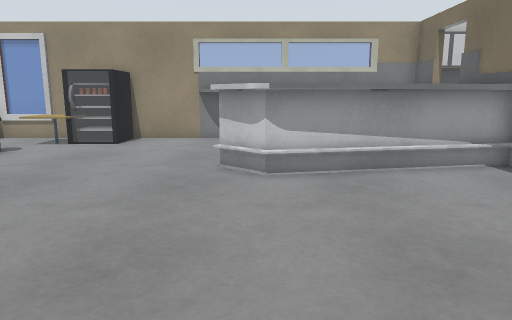
view 1 (above)

16 first-person views from a walk through a Gazebo world. The camera is 1 m above the floor, tilts 10° down and sees 70° across. The floor is counted in squares, 0.5 m on a side. Each view is taken from the middle of a square. On the plan, view 1 faces up. The plan holds only what a view shows up to about 19 squares ahead; the rest is blank. The place goes on beyond the plan. Some surface patterns are stand-ins.

view 2
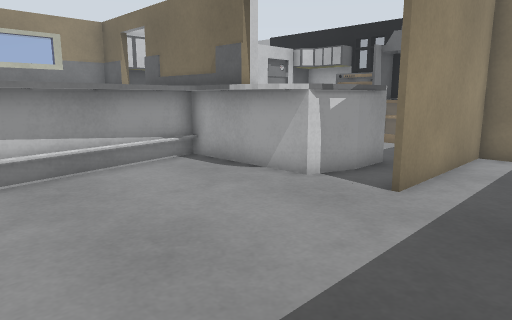

view 3
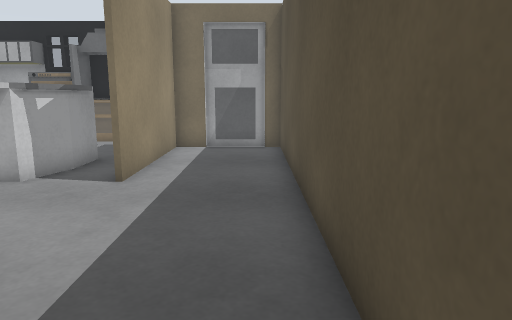

view 4
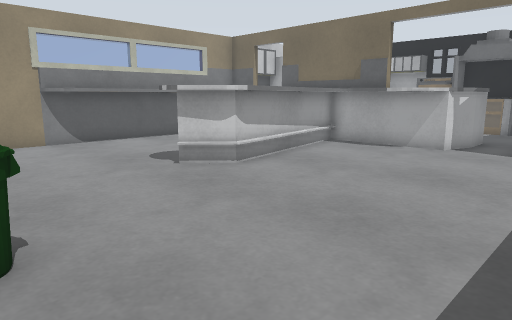

view 5
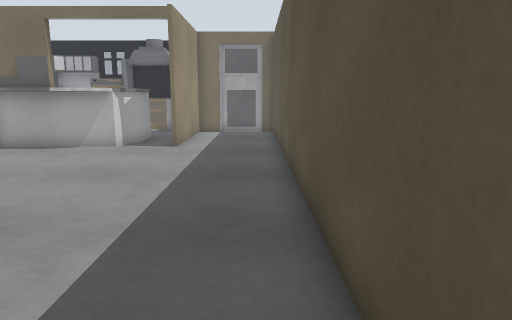

view 6
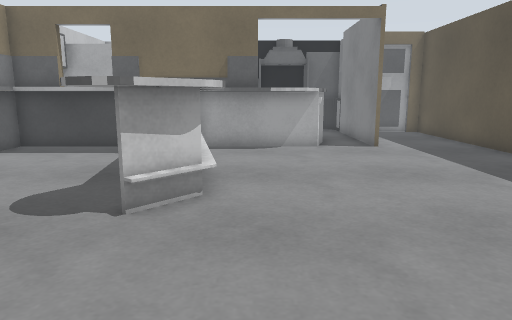

view 7
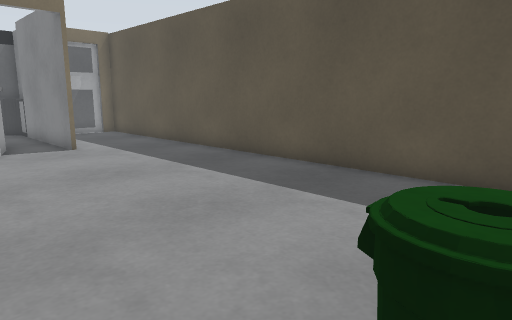

view 8
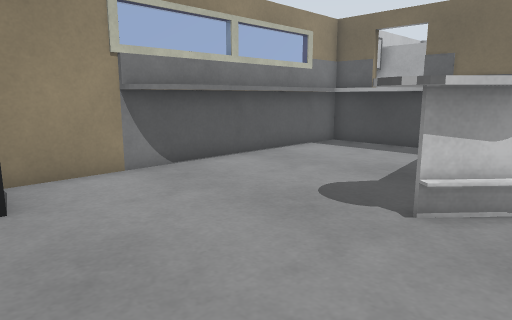

view 9
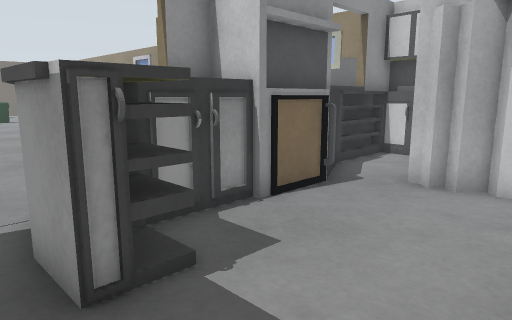

view 10
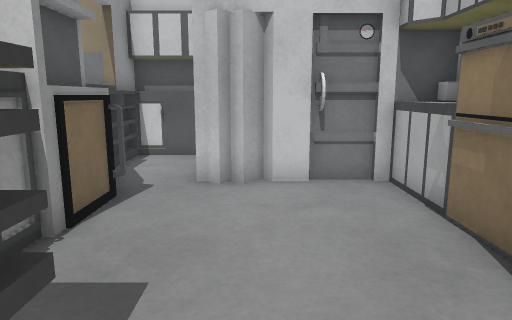

view 11
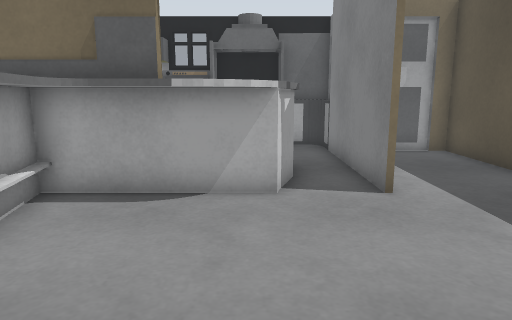

view 12
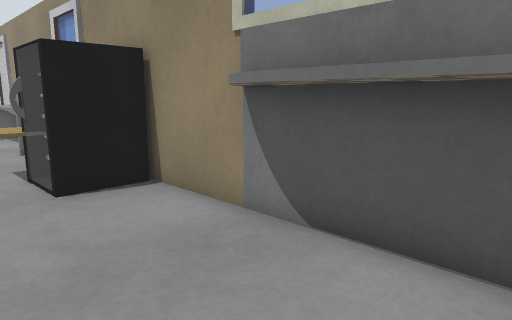

view 13
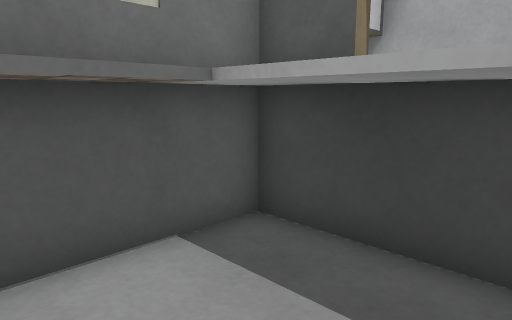

view 14
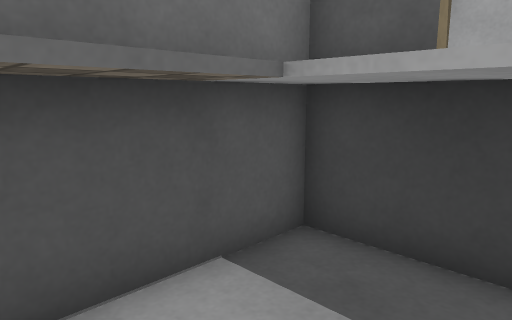

view 15
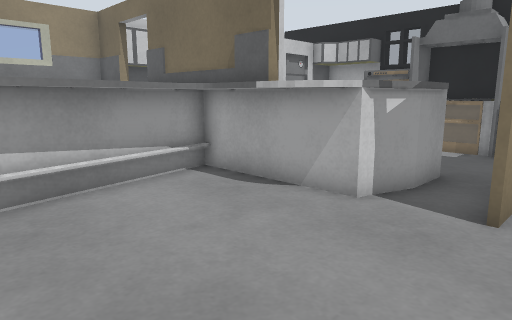

view 16
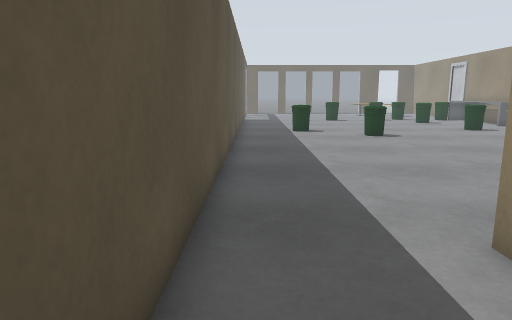

### Floor plan
Points are (right, up) in squares from view 1. A wall is a line through its corners. A room is listed if a view was taken in it or the views show most of it. See-through windows are left out.
Room 1 (views 1, 2, 3, 4, 5, 6, 7, 8, 9, 10, 11, 12, 13, 14, 15, 16)
walls: (-0.1, 8.8) (-1.3, 10); (0.8, 8.8) (0, 8.8) (-0.3, 9); (6.5, 7.2) (6.5, 9); (6.8, 6.2) (6.6, 6.7) (6.5, 7.3); (5.9, 9.4) (0.7, 8.6); (7.4, 5.6) (7.4, 17.3) (-7.5, 17.3); (7.7, 5.4) (7.2, 5.7); (7.4, 3.3) (14.6, 3.3); (5.5, 12.8) (5.5, 16.2) (-1.4, 16.2) (-1.8, 16.3); (-7.2, -1) (13.3, -1) (13.3, -0.2); (10.6, 5.1) (9, 5.1) (7.3, 5.6) (7, 6); (-6, 15.5) (-7.5, 15.5); (-2.5, 17) (-2.7, 17.4); (-5.8, 17.2) (-5.8, 15.2) (-7.5, 15.2); (13.3, 1.9) (13.3, 3.1) (7.4, 3.1); (13.5, -0.4) (13.5, 2)
low walls: (0.2, 8.8) (-1.2, 10); (7.4, 10.2) (0, 8.7); (7.7, 10.5) (0.2, 9.1) (-1, 10.2)
ways out: opening at (13, 5.5) to room 2
objects: bin (-7, 6) to (-6, 7)
Room 2 (no view inside)
walls: (14.9, 7.7) (14.9, 9.6); (10.6, 6.5) (10.6, 5.1); (15.7, 9.8) (15.7, 11.5) (15.1, 12); (15.1, 3.8) (15.1, 12.6) (13.2, 12.6); (12.2, 12.7) (11.7, 12.2) (11.4, 12.4) (11.2, 12.2); (10.9, 12.4) (10.5, 12.4); (16.5, 12.4) (12.4, 12.4)
low walls: (15.3, 5.1) (15.3, 7.4)
ways out: opening at (13, 5.5) to room 1; opening at (11, 9) to room 3
Room 3 (no view inside)
walls: (9.1, 11.3) (9.1, 7.9); (11.2, 12.2) (10.9, 12.4); (10.6, 14.4) (10.6, 17.1); (8.9, 9) (8.9, 6.5); (9.9, 16.8) (7.4, 16.8) (7.4, 14.6); (10.6, 16.8) (10, 16.8); (7.7, 17.3) (7.7, 10.5)
low walls: (9.1, 7.8) (9.1, 6.8); (10, 16.3) (8, 16.3) (8, 13.5) (9.1, 11.3)
ways out: opening at (11, 9) to room 2

Where each view was taken, in squares from view 1:
view 1: 0 up, 0 right, facing up
view 2: 0 up, 0 right, facing up-right
view 3: 0 up, 1 left, facing right
view 4: 1 up, 7 left, facing up-right
view 5: 0 up, 7 left, facing right
view 6: 8 up, 7 left, facing right
view 7: 8 up, 7 left, facing down-right
view 8: 8 up, 7 left, facing up-right
view 9: 4 up, 14 right, facing up-left
view 10: 4 up, 12 right, facing up
view 11: 6 up, 0 right, facing right
view 12: 13 up, 2 right, facing up-left
view 13: 13 up, 3 right, facing up-right
view 14: 14 up, 3 right, facing up-right
view 15: 2 up, 1 right, facing up-right
view 16: 0 up, 12 right, facing left
